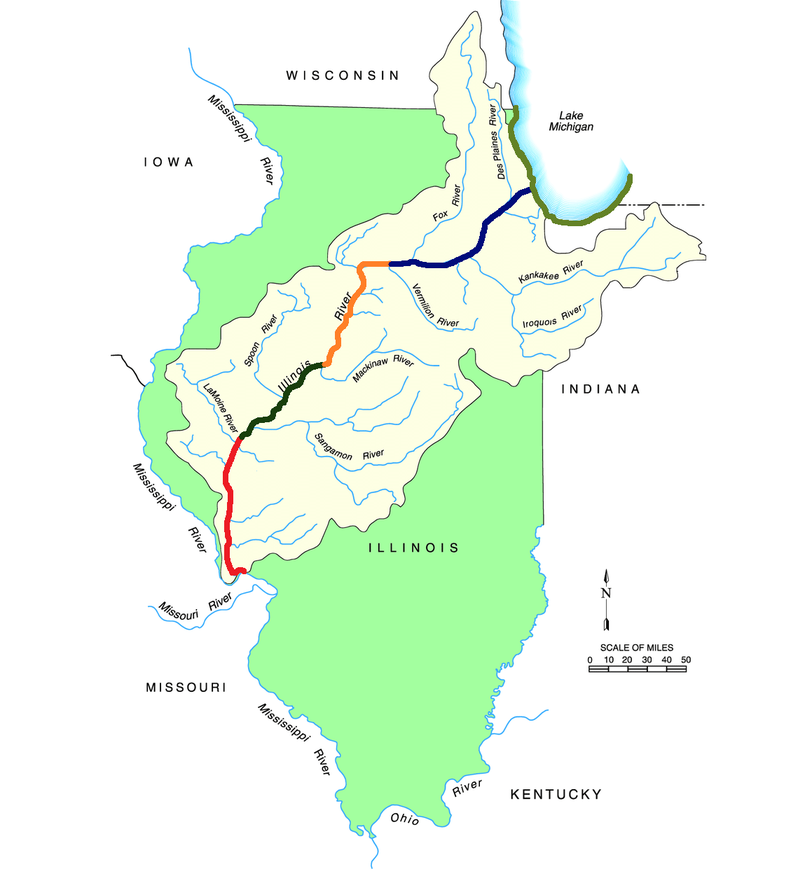
#> input picture MROV25-MigrationTask/BaseMarked.png, 812 x 869 px, shrunk from 1159 x 1241 before the run
$ python HSVThresholder.py
#> lines starting #> are read from the running program, lines starting #| are printed output that depends on the picture; after the words box and inside, x2 and y2 are one past the last pixel; in counts of white or black regions, pixels touching at a corner belong together


# Import all neccessary Libraries
import cv2
import numpy as np
import pandas as pd
import matplotlib

def nothing(x):
    pass

# Load an image
image_path = "BaseMarked.png"  # Replace with the path to your image
image = cv2.imread(image_path)
#> image is the input picture: shape (869, 812, 3); mean B, G, R 232, 250.3, 234.3
if image is None:
    print("Error: Unable to load image. Please check the path.")
    exit()

# Convert the image to HSV color space
hsv_image = cv2.cvtColor(image, cv2.COLOR_BGR2HSV)
#> hsv_image: shape (869, 812, 3); mean H, S, V 17.6, 22.8, 251.6

# Create a window
cv2.namedWindow("HSV Thresholding")

# Create trackbars for upper and lower HSV values
cv2.createTrackbar("Lower H", "HSV Thresholding", 0, 179, nothing)
#> slider 'Lower H' is set to 35
cv2.createTrackbar("Lower S", "HSV Thresholding", 0, 255, nothing)
#> slider 'Lower S' is set to 51
cv2.createTrackbar("Lower V", "HSV Thresholding", 0, 255, nothing)
#> slider 'Lower V' is set to 51

cv2.createTrackbar("Upper H", "HSV Thresholding", 179, 179, nothing)
cv2.createTrackbar("Upper S", "HSV Thresholding", 255, 255, nothing)
cv2.createTrackbar("Upper V", "HSV Thresholding", 255, 255, nothing)

while True:
    # Get current positions of trackbars
    lower_h = cv2.getTrackbarPos("Lower H", "HSV Thresholding")
    lower_s = cv2.getTrackbarPos("Lower S", "HSV Thresholding")
    lower_v = cv2.getTrackbarPos("Lower V", "HSV Thresholding")

    upper_h = cv2.getTrackbarPos("Upper H", "HSV Thresholding")
    upper_s = cv2.getTrackbarPos("Upper S", "HSV Thresholding")
    upper_v = cv2.getTrackbarPos("Upper V", "HSV Thresholding")

    # Define HSV thresholds
    lower_bound = np.array([lower_h, lower_s, lower_v])
    upper_bound = np.array([upper_h, upper_s, upper_v])

    # Apply the threshold
    mask = cv2.inRange(hsv_image, lower_bound, upper_bound)
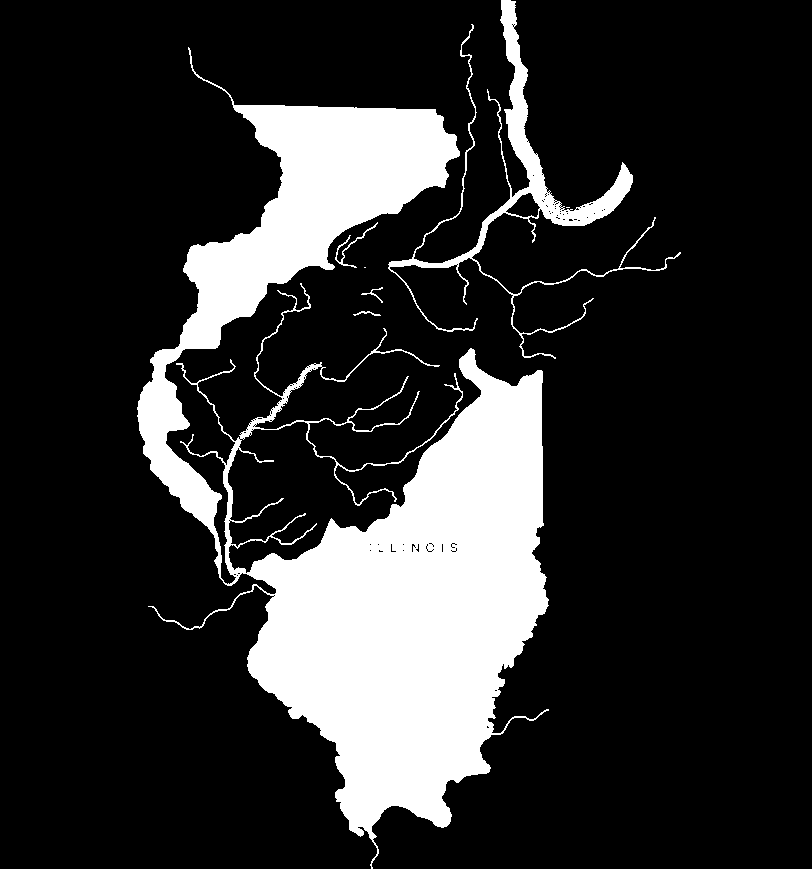
#> mask: shape (869, 812); 18.2% white; 7 white regions (2 under 20 px), largest, box (x1, y1, x2, y2) and area: (137, 47, 549, 869) 120280, (388, 0, 681, 359) 8125, (335, 222, 378, 268) 189, (361, 287, 383, 303) 60, (353, 311, 381, 316) 53

    # Apply the mask to the original image
    result = cv2.bitwise_and(image, image, mask=mask)
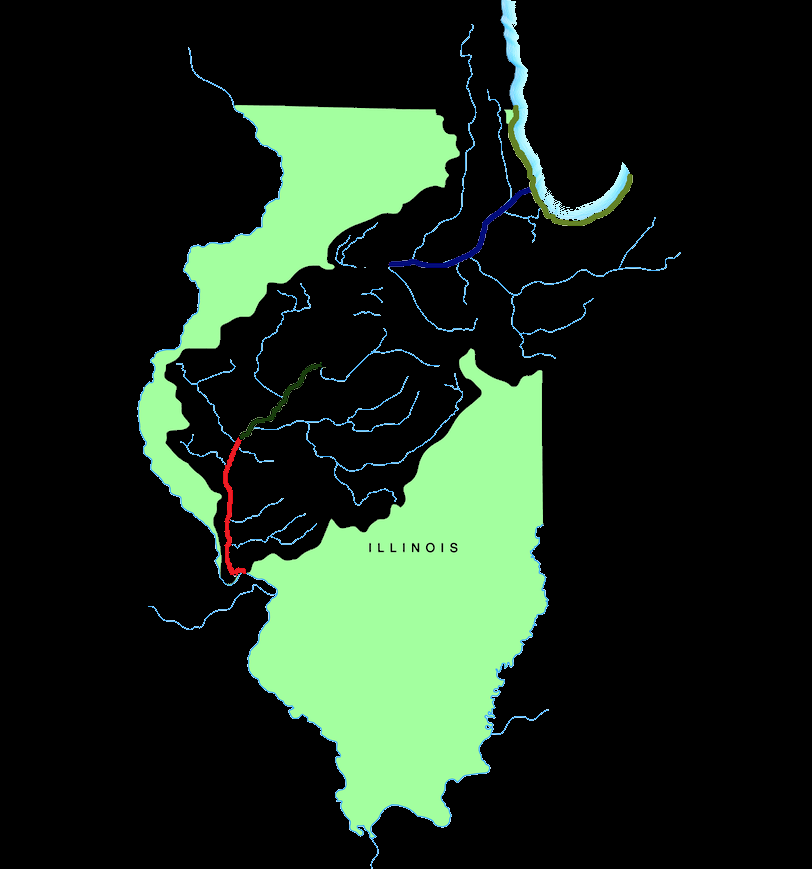
#> result: shape (869, 812, 3); mean B, G, R 29.8, 44.4, 28.6

    # Show the original, mask, and result
    cv2.imshow("Original Image", image)
    cv2.imshow("Mask", mask)
    cv2.imshow("Result", result)

    # Break the loop if 'q' is pressed
    if cv2.waitKey(1) & 0xFF == ord('q'):
#> (key q is pressed here)
        break

# Release resources
cv2.destroyAllWindows()
